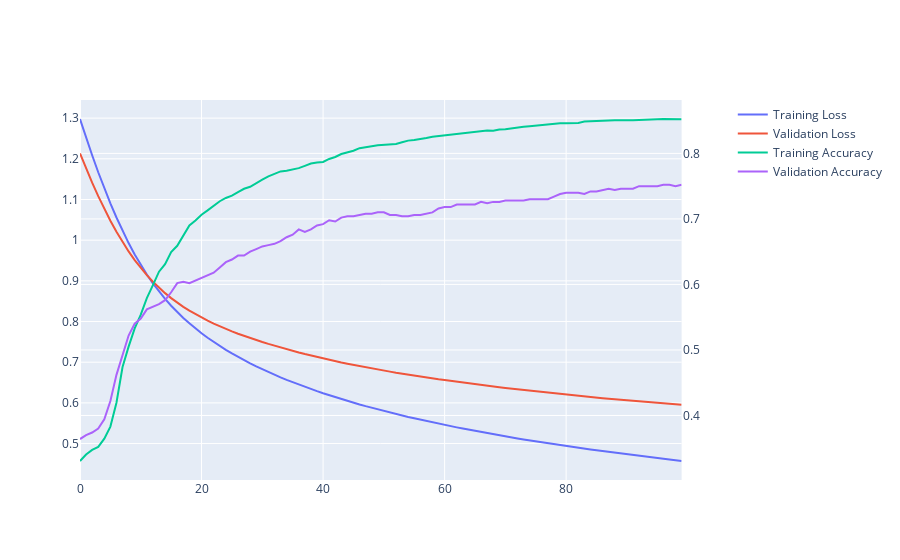

The cell this chart's notebook holds for it:
### Code cell
model=train_models(X_train,y_train_hot,X_valid,y_valid_hot,epochs=100,batch_size=1024,lr=0.0001,layer1_nodes=512,optimiser='adam',loss='crossentropy',verbose=0,save=False)
y_pred=model.predict(X_test)
y_pred[np.where(y_pred==np.max(y_pred))] = 1
y_pred=np.argmax(y_pred,axis=1)
cm,acc,f1,macro_acc,classwise_acc = eval_metrics(y_test,y_pred)

print(f"Overall Accuracy Score: {acc}")
print(f"Macro Accuracy: {macro_acc}")
print(f"Class-wise accuracy: \n{classwise_acc}")
l=labels.values()
ConfusionMatrixDisplay(confusion_matrix=cm,display_labels=l).plot()
